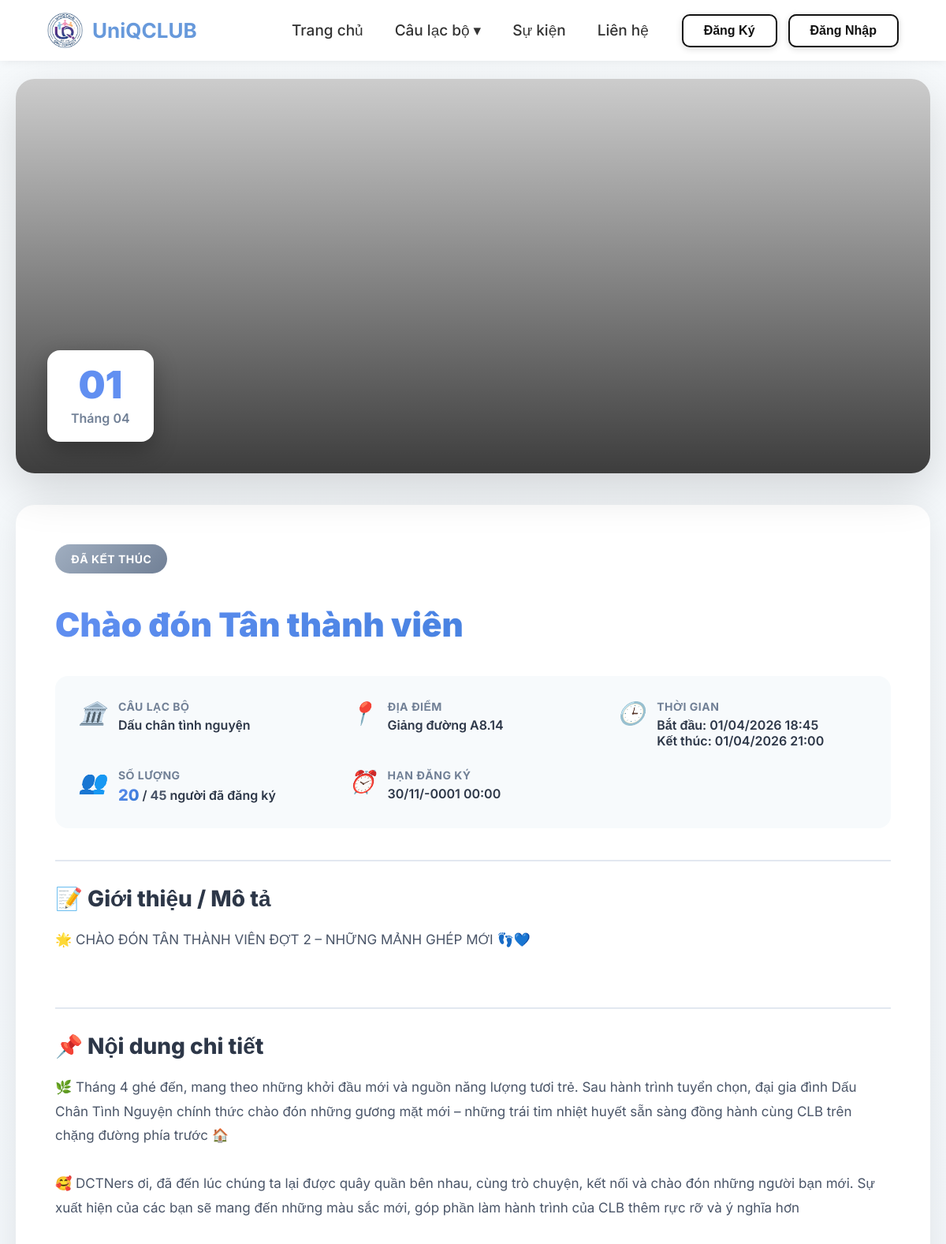
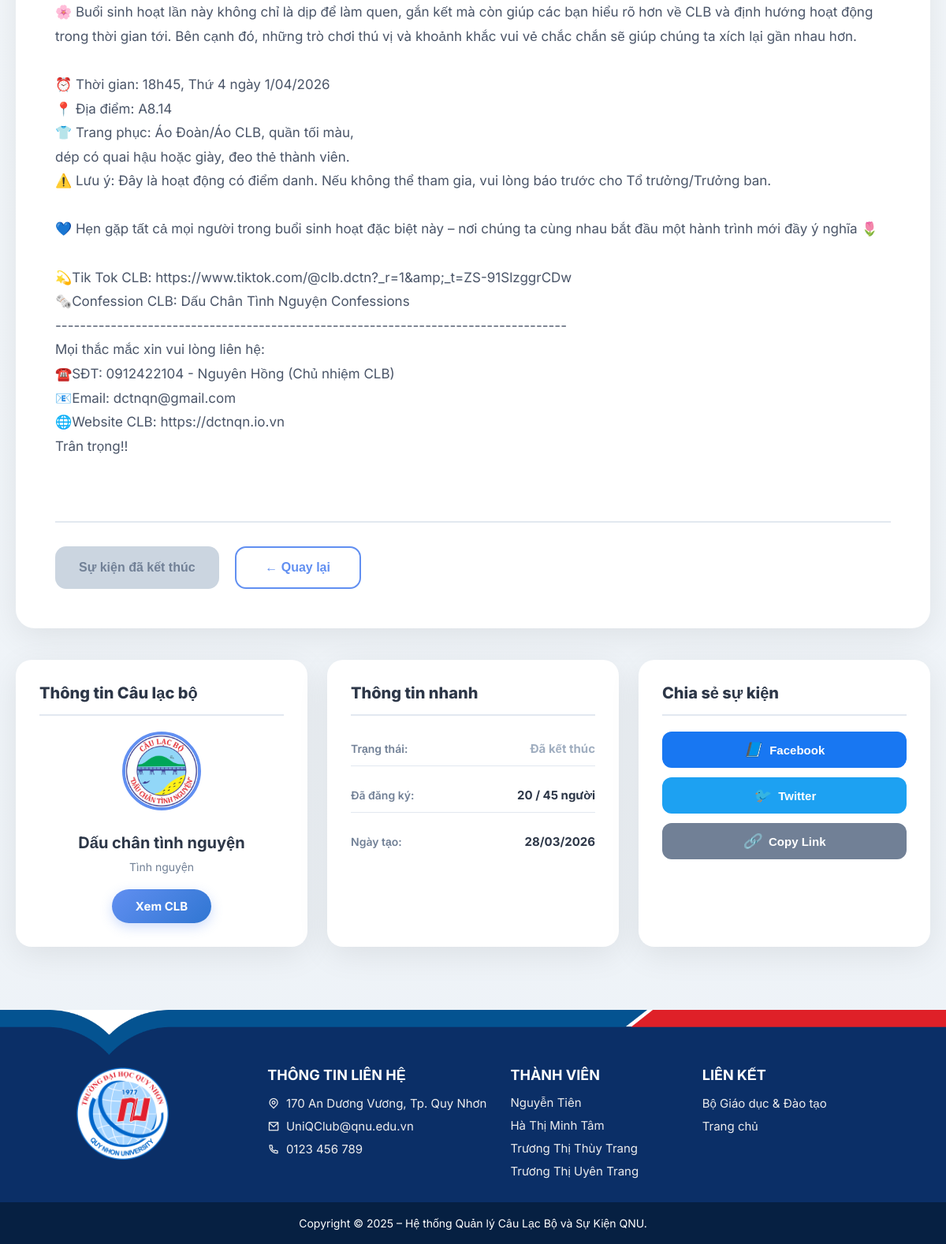
Page /chi_tiet_su_kien.php?id=1 on the committed database (2 pictures, top to bottom).
### tables this page shows
CREATE TABLE `events` (
  `id` int(11) NOT NULL,
  `club_id` int(11) NOT NULL,
  `name` varchar(200) NOT NULL,
  `slug` varchar(200) NOT NULL,
  `short_desc` text DEFAULT NULL,
  `full_desc` longtext DEFAULT NULL,
  `cover_id` int(11) DEFAULT NULL,
  `location` varchar(255) DEFAULT NULL,
  `start_time` datetime DEFAULT NULL,
  `end_time` datetime DEFAULT NULL,
  `max_participants` int(11) DEFAULT NULL,
  `reg_deadline` datetime DEFAULT NULL,
  `status` enum('upcoming','ongoing','completed','cancelled') DEFAULT 'upcoming',
  `created_by` int(11) NOT NULL,
  `created_at` timestamp NULL DEFAULT current_timestamp(),
  `updated_at` timestamp NULL DEFAULT current_timestamp() ON UPDATE current_timestamp()
);

CREATE TABLE `clubs` (
  `id` int(11) NOT NULL,
  `name` varchar(150) NOT NULL,
  `slug` varchar(150) NOT NULL,
  `description` text DEFAULT NULL,
  `category` varchar(100) DEFAULT 'Other',
  `color` varchar(20) DEFAULT '#667eea',
  `founded_date` date DEFAULT NULL,
  `leader_id` int(11) DEFAULT NULL,
  `status` enum('active','inactive','archived') DEFAULT 'active',
  `created_at` timestamp NULL DEFAULT current_timestamp(),
  `updated_at` timestamp NULL DEFAULT current_timestamp() ON UPDATE current_timestamp(),
  `total_members` int(11) DEFAULT 0
);

CREATE TABLE `media` (
  `id` int(11) NOT NULL,
  `path` varchar(500) NOT NULL,
  `uploader_id` int(11) DEFAULT NULL,
  `created_at` timestamp NULL DEFAULT current_timestamp()
);

### chi_tiet_su_kien.php (the view, shortened to what this page needs)
<?php
require 'site.php';
require('assets/database/connect.php');
$event_id = isset($_GET['id']) ? (int)$_GET['id'] : 0;
$sql = "SELECT e.*, c.name as club_name, c.category, c.id as club_id,
               logo.path AS logo_path,
               cover.path AS cover_path
        FROM events e
        LEFT JOIN clubs c ON e.club_id = c.id
        LEFT JOIN pages cp ON cp.club_id = c.id
        LEFT JOIN media logo ON cp.logo_id = logo.id
        LEFT JOIN media cover ON e.cover_id = cover.id
        WHERE e.id = ?";
$stmt = $conn->prepare($sql);
$stmt->bind_param("i", $event_id);
$stmt->execute();
$result = $stmt->get_result();
$event = $result->fetch_assoc();
$registered_count = 0;
$sql_count = "SELECT COUNT(*) as total FROM event_registrations WHERE event_id = ?";
$count_stmt = $conn->prepare($sql_count);
$count_stmt->bind_param("i", $event_id);
$count_stmt->execute();
$count_result = $count_stmt->get_result();
if ($count_result->num_rows > 0) {
    $count_data = $count_result->fetch_assoc();
    $registered_count = (int)$count_data['total'];
}
$event_image = 'https://via.placeholder.com/1200x500?text=Event+Image';
$status_class = '';
$status_text = '';
switch($event['status']) {
    case 'completed':
        $status_class = 'ended';
        $status_text = 'Đã kết thúc';
        break;
}
$event_date = date('d', strtotime($event['start_time']));
$event_month = 'Tháng ' . date('m', strtotime($event['start_time']));
function format_datetime_view($value) {
    return $value ? date('d/m/Y H:i', strtotime($value)) : '';
}
?>
<link rel="stylesheet" href="assets/css/chi_tiet_su_kien.css">
<div class="event-detail-container">
    <div class="event-header">
        <img src="<?php echo $event_image; ?>" alt="<?php echo htmlspecialchars($event['name']); ?>"
             onerror="this.src='https://via.placeholder.com/1200x500?text=Event+Image'">
        <div class="event-header-overlay">
            <div class="event-date-large">
                <div class="date-day"><?php echo $event_date; ?></div>
                <div class="date-month"><?php echo $event_month; ?></div>
            </div>
        </div>
    </div>
    <div class="event-content">
        <div class="event-main">
            <span class="badge <?php echo $status_class; ?>"><?php echo $status_text; ?></span>
            <h1 class="event-title"><?php echo htmlspecialchars($event['name']); ?></h1>
            <div class="event-meta-info">
                <div class="meta-item">
                    <i class="icon">🏛️</i>
                    <div>
                        <strong>Câu lạc bộ</strong>
                        <p><?php echo htmlspecialchars($event['club_name'] ?? 'Chưa có CLB'); ?></p>
                    </div>
                </div>
                <div class="meta-item">
                    <i class="icon">📍</i>
                    <div>
                        <strong>Địa điểm</strong>
                        <p><?php echo htmlspecialchars($event['location'] ?: 'Chưa cập nhật'); ?></p>
                    </div>
                </div>
                <div class="meta-item">
                    <i class="icon">🕒</i>
                    <div>
                        <strong>Thời gian</strong>
                        <div class="time-range">
                            <p>
                                <span class="label">Bắt đầu:</span>
                                <span class="value"><?php echo format_datetime_view($event['start_time']); ?></span>
                            </p>
                            <?php if ($event['end_time']): ?>
                            <p>
                                <span class="label">Kết thúc:</span>
                                <span class="value"><?php echo format_datetime_view($event['end_time']); ?></span>
                            </p>
                            <?php endif; ?>
                        </div>
                    </div>
                </div>
                <div class="meta-item">
                    <i class="icon">👥</i>
                    <div>
                        <strong>Số lượng</strong>
                        <p class="participant-info">
                            <span class="registered-count"><?php echo $registered_count; ?></span> /
                            <span class="max-count"><?php echo $event['max_participants']; ?></span> người đã đăng ký
                        </p>
                    </div>
                </div>
                <?php if ($event['reg_deadline']): ?>
                <div class="meta-item">
                    <i class="icon">⏰</i>
                    <div>
                        <strong>Hạn đăng ký</strong>
                        <p class="value"><?php echo format_datetime_view($event['reg_deadline']); ?></p>
                    </div>
                </div>
                <?php endif; ?>
            </div>
            <div class="event-section">
                <h2>📝 Giới thiệu / Mô tả</h2>
                <p><?php echo nl2br(htmlspecialchars($event['short_desc'])); ?></p>
            </div>
            <?php if (!empty($event['full_desc'])): ?>
            <div class="event-section">
                <h2>📌 Nội dung chi tiết</h2>
                <p><?php echo nl2br(htmlspecialchars($event['full_desc'])); ?></p>
            </div>
            <?php endif; ?>
            <div class="event-actions">
                <?php if ($event['status'] === 'completed' || $event['status'] === 'cancelled'): ?>
                    <button class="btn-ended" disabled>
                        Sự kiện đã kết thúc
                    </button>
                <?php endif; ?>
                <button class="btn-back" onclick="window.history.back()">
                    ← Quay lại
                </button>
            </div>
        </div>
        <div class="event-sidebar">
            <div class="sidebar-card">
                <h3>Thông tin Câu lạc bộ</h3>
                <div class="club-info">
                    <?php
                    $club_logo = $event['logo_path'] ?? '';
                    if (!empty($club_logo)): ?>
                    <img src="<?php echo htmlspecialchars($club_logo); ?>"
                         alt="<?php echo htmlspecialchars($event['club_name']); ?>"
                         class="club-logo">
                    <?php endif; ?>
                    <h4><?php echo htmlspecialchars($event['club_name'] ?? 'Chưa có CLB'); ?></h4>
                    <?php if (!empty($event['category'])): ?>
                    <p class="club-category"><?php echo htmlspecialchars($event['category']); ?></p>
                    <?php endif; ?>
                    <a href="club-detail.php?id=<?php echo $event['club_id']; ?>" class="btn-view-club">
                        Xem CLB
                    </a>
                </div>
            </div>
            <div class="sidebar-card">
                <h3>Thông tin nhanh</h3>
                <div class="quick-info">
                    <div class="info-row">
                        <span class="label">Trạng thái:</span>
                        <span class="value <?php echo $status_class; ?>"><?php echo $status_text; ?></span>
                    </div>
                    <div class="info-row">
                        <span class="label">Đã đăng ký:</span>
                        <span class="value"><strong class="registered-count-sidebar"><?php echo $registered_count; ?></strong> / <?php echo $event['max_participants']; ?> người</span>
                    </div>
                    <div class="info-row">
                        <span class="label">Ngày tạo:</span>
                        <span class="value"><?php echo date('d/m/Y', strtotime($event['created_at'])); ?></span>
                    </div>
                </div>
            </div>
            <div class="sidebar-card">
                <h3>Chia sẻ sự kiện</h3>
                <div class="share-buttons">
                    <button class="share-btn facebook" onclick="shareOnFacebook()">
                        <i>📘</i> Facebook
                    </button>
                    <button class="share-btn twitter" onclick="shareOnTwitter()">
                        <i>🐦</i> Twitter
                    </button>
                    <button class="share-btn copy" onclick="copyLink()">
                        <i>🔗</i> Copy Link
                    </button>
                </div>
            </div>
        </div>
    </div>
</div>

### assets/css/global.css (style rules this page uses)
* { margin: 0; padding: 0; box-sizing: border-box; }
body { font-family: 'Inter', sans-serif; }
.icon { font-size: 24px; }

### rows in the picture
events: start_time "01", start_time "Tháng 04", status "ĐÃ KẾT THÚC", name "Chào đón Tân thành viên", club.name "Dấu chân tình nguyện", location "Giảng đường A8.14", start_time "01/04/2026 18:45", end_time "01/04/2026 21:00", max_participants "45", reg_deadline "30/11/-0001 00:00", short_desc "🌟 CHÀO ĐÓN TÂN THÀNH VIÊN ĐỢT 2 – NHỮNG MẢNH GHÉP MỚI 👣💙", full_desc "🌿 Tháng 4 ghé đến, mang theo những khởi đầu mới và nguồn năng lượng tươi trẻ. Sau hành trình tuyển chọn, đại gia đình Dấu Chân Tình Nguyện chính thức chào đón những gương mặt mới – những trái tim nhiệt huyết sẵn sàng đồng hành cùng CLB trên chặng đường phía trước 🏠 🥰 DCTNers ơi, đã đến lúc chúng ta lại được quây quần bên nhau, cùng trò chuyện, kết nối và chào đón những người bạn mới. Sự xuất hiện của các bạn sẽ mang đến những màu sắc mới, góp phần làm hành trình của CLB thêm rực rỡ và ý nghĩa hơn 🌸 Buổi sinh hoạt lần này không chỉ là dịp để làm quen, gắn kết mà còn giúp các bạn hiểu rõ hơn về CLB và định hướng hoạt động trong thời gian tới. Bên cạnh đó, những trò chơi thú vị và khoảnh khắc…", media.path (picture), club.category "Tình nguyện", status "Đã kết thúc", created_at "28/03/2026"

### other values in the picture
$registered_count "20"
